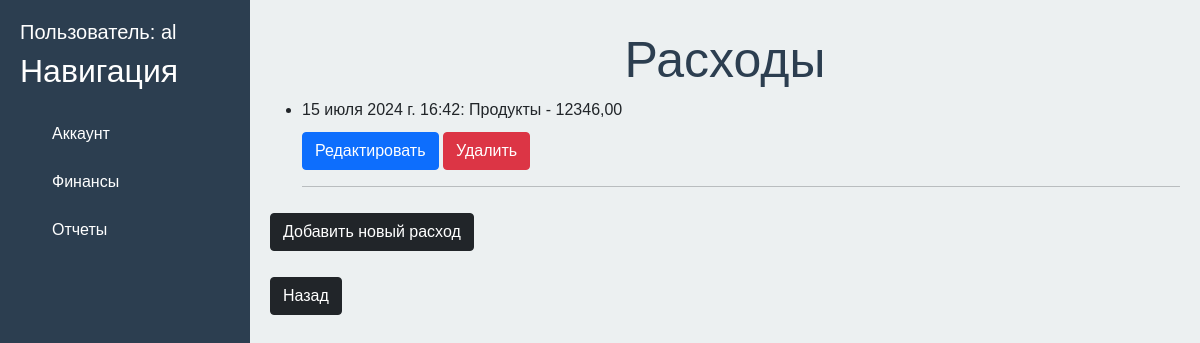
Page /myfinances/expense/ (signed in) on the earlier database version.
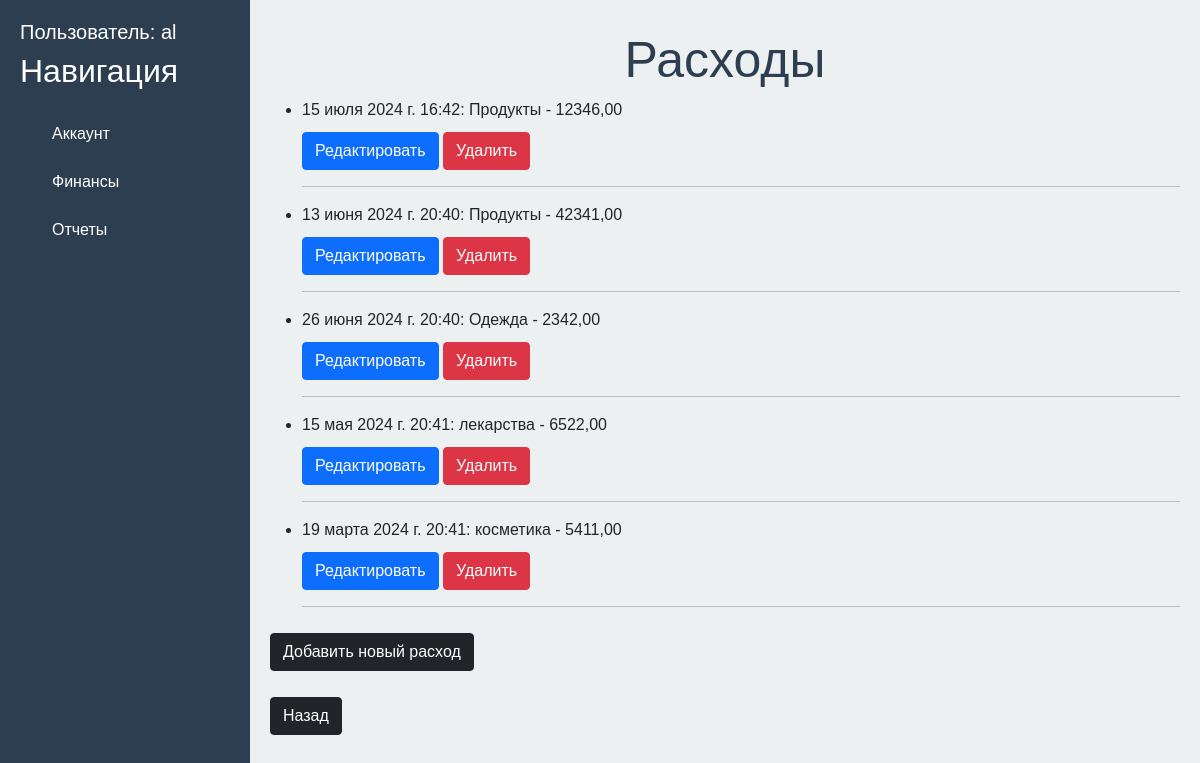
Same page on the later database version.
### finances/models.py (models this page shows, shortened)
class Expense(models.Model):
    user = models.ForeignKey(settings.AUTH_USER_MODEL, on_delete = models.CASCADE)
    category = models.CharField(max_length = 100)
    amount = models.DecimalField(max_digits = 10, decimal_places = 2, default=0)
    date = models.DateTimeField(default=timezone.now)

### finances/views.py (the view)
# urls.py: path('expense/', views.expense_list, name = 'expense_list'),                                    #Page with all expense records
@login_required
def expense_list(request):
    expenses = Expense.objects.filter(user=request.user)
    return render(request, 'finances/expense_list.html', {'expenses':expenses})

### finances/templates/finances/expense_list.html (shortened to what this page needs)
{% extends 'users/base.html'%}
{% block content %}
<div class="features">
    <h1> Расходы </h1>
    <ul>
        {% if expenses %}
            {% for elem in expenses%}
                <li>{{elem.date}}: {{elem.category}} - {{elem.amount}}</li>
                <a href="{% url 'expense_update' elem.id%}" class="btn btn-primary"> Редактировать </a>
                <a href="{% url 'expense_delete' elem.id%}" class="btn btn-danger"> Удалить </a>
                <hr>
            {% endfor %}
        {% else %}
            <p> Нет записей </p>
        {% endif %}
    </ul>
    <p>
        <a href="{% url 'expense_create' %}" class="btn btn-dark">Добавить новый расход </a>
    </p>
    <p>
        <a href="{% url 'finance_home' %}" class="btn btn-dark"> Назад </a>
    </p>
</div>
{% endblock %}

Differences in the rows shown:
added Expense: date "13 июня 2024 г. 20:40", category "Продукты", amount "42341,00"
added Expense: date "26 июня 2024 г. 20:40", category "Одежда", amount "2342,00"
added Expense: date "15 мая 2024 г. 20:41", category "лекарства", amount "6522,00"
added Expense: date "19 марта 2024 г. 20:41", category "косметика", amount "5411,00"
